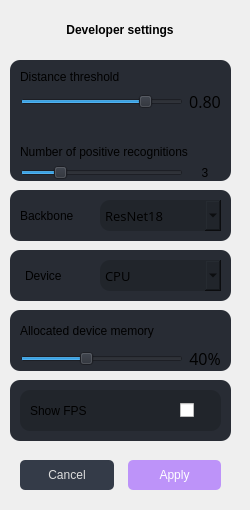
                        <widget class="QWidget" name="for_developers">
                         <widget class="QLabel" name="label_19">
                          <property name="geometry">
                           <rect>
                            <x>0</x>
                            <y>0</y>
                            <width>240</width>
                            <height>61</height>
                           </rect>
                          </property>
                          <property name="styleSheet">
                           <string notr="true">font: 14pt &quot;Open Sans&quot;;
</string>
                          </property>
                          <property name="text">
                           <string>&lt;html&gt;&lt;head/&gt;&lt;body&gt;&lt;p&gt;&lt;span style=&quot; font-weight:600;&quot;&gt;Developer settings&lt;/span&gt;&lt;/p&gt;&lt;/body&gt;&lt;/html&gt;</string>
                          </property>
                          <property name="scaledContents">
                           <bool>false</bool>
                          </property>
                          <property name="alignment">
                           <set>Qt::AlignCenter</set>
                          </property>
                          <property name="wordWrap">
                           <bool>true</bool>
                          </property>
                          <property name="margin">
                           <number>15</number>
                          </property>
                          <property name="openExternalLinks">
                           <bool>false</bool>
                          </property>
                         </widget>
                         <widget class="QWidget" name="layoutWidget_2">
                          <property name="geometry">
                           <rect>
                            <x>0</x>
                            <y>440</y>
                            <width>241</width>
                            <height>61</height>
                           </rect>
                          </property>
                          <layout class="QHBoxLayout" name="horizontalLayout_15" stretch="1,1">
                           <property name="spacing">
                            <number>14</number>
                           </property>
                           <property name="leftMargin">
                            <number>20</number>
                           </property>
                           <property name="topMargin">
                            <number>10</number>
                           </property>
                           <property name="rightMargin">
                            <number>20</number>
                           </property>
                           <item>
                            <widget class="QPushButton" name="dev_setting_cancel">
                             <property name="sizePolicy">
                              <sizepolicy hsizetype="Preferred" vsizetype="Fixed">
                               <horstretch>0</horstretch>
                               <verstretch>0</verstretch>
                              </sizepolicy>
                             </property>
                             <property name="minimumSize">
                              <size>
                               <width>80</width>
                               <height>30</height>
                              </size>
                             </property>
                             <property name="layoutDirection">
                              <enum>Qt::LeftToRight</enum>
                             </property>
                             <property name="autoFillBackground">
                              <bool>false</bool>
                             </property>
                             <property name="styleSheet">
                              <string notr="true">QPushButton {
background-color: rgb(52, 59, 72);
color: rgb(221, 221, 221);
border-radius: 5px;
padding: 5px 10px;
border: none;
text-align: center;
}

QPushButton:hover {
background-color: rgb(57, 65, 80);
}

QPushButton:pressed {
background-color: rgb(33, 37, 43);
}</string>
                             </property>
                             <property name="text">
                              <string>Cancel</string>
                             </property>
                            </widget>
                           </item>
                           <item>
                            <widget class="QPushButton" name="dev_setting_apply">
                             <property name="sizePolicy">
                              <sizepolicy hsizetype="Preferred" vsizetype="Fixed">
                               <horstretch>0</horstretch>
                               <verstretch>0</verstretch>
                              </sizepolicy>
                             </property>
                             <property name="minimumSize">
                              <size>
                               <width>80</width>
                               <height>30</height>
                              </size>
                             </property>
                             <property name="styleSheet">
                              <string notr="true">/* Кнопка подтверждения (OK) */
QPushButton {
background-color: rgb(189, 147, 249);
color: rgb(255, 255, 255);
border-radius: 5px;
padding: 5px 10px;
border: none;
text-align: center;
}
QPushButton:hover {
background-color: rgb(164, 118, 233);
}

QPushButton:pressed {
background-color: rgb(139, 88, 217);
}</string>
                             </property>
                             <property name="text">
                              <string>Apply</string>
                             </property>
                            </widget>
                           </item>
                          </layout>
                         </widget>
                         <widget class="QWidget" name="widget" native="true">
                          <property name="geometry">
                           <rect>
                            <x>10</x>
                            <y>60</y>
                            <width>221</width>
                            <height>121</height>
                           </rect>
                          </property>
                          <property name="styleSheet">
                           <string notr="true">border-radius: 10px;
background-color: rgb(40, 44, 52);</string>
                          </property>
                          <widget class="QWidget" name="layoutWidget">
                           <property name="geometry">
                            <rect>
                             <x>10</x>
                             <y>10</y>
                             <width>201</width>
                             <height>110</height>
                            </rect>
                           </property>
                           <layout class="QGridLayout" name="gridLayout_8">
                            <item row="4" column="1">
                             <widget class="QLabel" name="dev_setting_number_lbl">
                              <property name="styleSheet">
                               <string notr="true">font: 12pt &quot;Open Sans&quot;;</string>
                              </property>
                              <property name="text">
                               <string>3</string>
                              </property>
                              <property name="alignment">
                               <set>Qt::AlignCenter</set>
                              </property>
                             </widget>
                            </item>
                            <item row="2" column="0" colspan="2">
                             <spacer name="verticalSpacer_8">
                              <property name="orientation">
                               <enum>Qt::Vertical</enum>
                              </property>
                              <property name="sizeHint" stdset="0">
                               <size>
                                <width>20</width>
                                <height>40</height>
                               </size>
                              </property>
                             </spacer>
                            </item>
                            <item row="1" column="1">
                             <widget class="QLabel" name="dev_setting_distance_lbl">
                              <property name="font">
                               <font>
                                <family>Open Sans</family>
                                <pointsize>12</pointsize>
                                <weight>50</weight>
                                <italic>false</italic>
                                <bold>false</bold>
                               </font>
                              </property>
                              <property name="styleSheet">
                               <string notr="true">font: 12pt &quot;Open Sans&quot;;</string>
                              </property>
                              <property name="text">
                               <string>0.80</string>
                              </property>
                              <property name="alignment">
                               <set>Qt::AlignCenter</set>
                              </property>
                             </widget>
                            </item>
                            <item row="3" column="0" colspan="2">
                             <widget class="QLabel" name="label_16">
                              <property name="text">
                               <string>Number of positive recognitions</string>
                              </property>
                             </widget>
                            </item>
                            <item row="4" column="0">
                             <widget class="QSlider" name="dev_setting_number_slider">
                              <property name="maximumSize">
                               <size>
                                <width>170</width>
                                <height>16777215</height>
                               </size>
                              </property>
                              <property name="minimum">
                               <number>1</number>
                              </property>
                              <property name="maximum">
                               <number>10</number>
                              </property>
                              <property name="value">
                               <number>3</number>
                              </property>
                              <property name="orientation">
                               <enum>Qt::Horizontal</enum>
                              </property>
                             </widget>
                            </item>
                            <item row="1" column="0">
                             <widget class="QSlider" name="dev_setting_distance_slider">
                              <property name="maximumSize">
                               <size>
                                <width>170</width>
                                <height>16777215</height>
                               </size>
                              </property>
                              <property name="maximum">
                               <number>1000</number>
                              </property>
                              <property name="value">
                               <number>800</number>
                              </property>
                              <property name="orientation">
                               <enum>Qt::Horizontal</enum>
                              </property>
                             </widget>
                            </item>
                            <item row="0" column="0">
                             <widget class="QLabel" name="label_9">
                              <property name="text">
                               <string>Distance threshold</string>
                              </property>
                             </widget>
                            </item>
                           </layout>
                          </widget>
                         </widget>
                         <widget class="QWidget" name="widget_3" native="true">
                          <property name="geometry">
                           <rect>
                            <x>10</x>
                            <y>190</y>
                            <width>221</width>
                            <height>51</height>
                           </rect>
                          </property>
                          <property name="styleSheet">
                           <string notr="true">border-radius: 10px;
background-color: rgb(40, 44, 52);</string>
                          </property>
                          <widget class="QComboBox" name="dev_setting_backbone">
                           <property name="geometry">
                            <rect>
                             <x>90</x>
                             <y>10</y>
                             <width>121</width>
                             <height>31</height>
                            </rect>
                           </property>
                           <property name="font">
                            <font>
                             <family>Open Sans</family>
                             <pointsize>10</pointsize>
                             <weight>50</weight>
                             <italic>false</italic>
                             <bold>false</bold>
                            </font>
                           </property>
                           <property name="autoFillBackground">
                            <bool>false</bool>
                           </property>
                           <property name="styleSheet">
                            <string notr="true">background-color: rgb(33, 37, 43);</string>
                           </property>
                           <property name="iconSize">
                            <size>
                             <width>16</width>
                             <height>16</height>
                            </size>
                           </property>
                           <property name="frame">
                            <bool>true</bool>
                           </property>
                           <item>
                            <property name="text">
                             <string>ResNet18</string>
                            </property>
                           </item>
                           <item>
                            <property name="text">
                             <string>ResNet34</string>
                            </property>
                           </item>
                           <item>
                            <property name="text">
                             <string>ResNet50</string>
                            </property>
                           </item>
                           <item>
                            <property name="text">
                             <string>ResNet100</string>
                            </property>
                           </item>
                          </widget>
                          <widget class="QLabel" name="label_17">
                           <property name="geometry">
                            <rect>
                             <x>10</x>
                             <y>10</y>
                             <width>71</width>
                             <height>31</height>
                            </rect>
                           </property>
                           <property name="styleSheet">
                            <string notr="true">font: 11pt &quot;Open Sans&quot;;</string>
                           </property>
                           <property name="text">
                            <string>Backbone</string>
                           </property>
                          </widget>
                         </widget>
                         <widget class="QWidget" name="widget_4" native="true">
                          <property name="geometry">
                           <rect>
                            <x>10</x>
                            <y>250</y>
                            <width>221</width>
                            <height>51</height>
                           </rect>
                          </property>
                          <property name="styleSheet">
                           <string notr="true">border-radius: 10px;
background-color: rgb(40, 44, 52);</string>
                          </property>
                          <widget class="QComboBox" name="dev_setting_device">
                           <property name="geometry">
                            <rect>
                             <x>90</x>
                             <y>10</y>
                             <width>121</width>
                             <height>31</height>
                            </rect>
                           </property>
                           <property name="font">
                            <font>
                             <family>Open Sans</family>
                             <pointsize>10</pointsize>
                             <weight>50</weight>
                             <italic>false</italic>
                             <bold>false</bold>
                            </font>
                           </property>
                           <property name="autoFillBackground">
                            <bool>false</bool>
                           </property>
                           <property name="styleSheet">
                            <string notr="true">background-color: rgb(33, 37, 43);</string>
                           </property>
                           <property name="iconSize">
                            <size>
                             <width>16</width>
                             <height>16</height>
                            </size>
                           </property>
                           <property name="frame">
                            <bool>true</bool>
                           </property>
                           <item>
                            <property name="text">
                             <string>CPU</string>
                            </property>
                           </item>
                           <item>
                            <property name="text">
                             <string>GPU (CUDA)</string>
                            </property>
                           </item>
                          </widget>
                          <widget class="QLabel" name="label_20">
                           <property name="geometry">
                            <rect>
                             <x>15</x>
                             <y>10</y>
                             <width>71</width>
                             <height>31</height>
                            </rect>
                           </property>
                           <property name="styleSheet">
                            <string notr="true">font: 11pt &quot;Open Sans&quot;;</string>
                           </property>
                           <property name="text">
                            <string>Device</string>
                           </property>
                          </widget>
                         </widget>
                         <widget class="QWidget" name="widget_5" native="true">
                          <property name="geometry">
                           <rect>
                            <x>10</x>
                            <y>310</y>
                            <width>221</width>
                            <height>61</height>
                           </rect>
                          </property>
                          <property name="styleSheet">
                           <string notr="true">border-radius: 10px;
background-color: rgb(40, 44, 52);</string>
                          </property>
                          <widget class="QWidget" name="layoutWidget_3">
                           <property name="geometry">
                            <rect>
                             <x>10</x>
                             <y>10</y>
                             <width>201</width>
                             <height>50</height>
                            </rect>
                           </property>
                           <layout class="QGridLayout" name="gridLayout_9">
                            <item row="1" column="1">
                             <widget class="QLabel" name="dev_setting_gpu_memory_lbl">
                              <property name="font">
                               <font>
                                <family>Open Sans</family>
                                <pointsize>12</pointsize>
                                <weight>50</weight>
                                <italic>false</italic>
                                <bold>false</bold>
                               </font>
                              </property>
                              <property name="styleSheet">
                               <string notr="true">font: 12pt &quot;Open Sans&quot;;</string>
                              </property>
                              <property name="text">
                               <string>40%</string>
                              </property>
                              <property name="alignment">
                               <set>Qt::AlignCenter</set>
                              </property>
                             </widget>
                            </item>
                            <item row="1" column="0">
                             <widget class="QSlider" name="dev_setting_gpu_memory_slider">
                              <property name="enabled">
                               <bool>true</bool>
                              </property>
                              <property name="maximumSize">
                               <size>
                                <width>170</width>
                                <height>16777215</height>
                               </size>
                              </property>
                              <property name="styleSheet">
                               <string notr="true"/>
                              </property>
                              <property name="maximum">
                               <number>1000</number>
                              </property>
                              <property name="value">
                               <number>400</number>
                              </property>
                              <property name="orientation">
                               <enum>Qt::Horizontal</enum>
                              </property>
                             </widget>
                            </item>
                            <item row="0" column="0" colspan="2">
                             <widget class="QLabel" name="label_21">
                              <property name="text">
                               <string>Allocated device memory </string>
                              </property>
                             </widget>
                            </item>
                           </layout>
                          </widget>
                         </widget>
                         <widget class="QWidget" name="widget_6" native="true">
                          <property name="geometry">
                           <rect>
                            <x>10</x>
                            <y>380</y>
                            <width>221</width>
                            <height>61</height>
                           </rect>
                          </property>
                          <property name="styleSheet">
                           <string notr="true">border-radius: 10px;
background-color: rgb(40, 44, 52);</string>
                          </property>
                          <widget class="QLabel" name="label_22">
                           <property name="geometry">
                            <rect>
                             <x>20</x>
                             <y>10</y>
                             <width>71</width>
                             <height>41</height>
                            </rect>
                           </property>
                           <property name="styleSheet">
                            <string notr="true">font: 11pt &quot;Open Sans&quot;;
background-color: rgb(85, 170, 0, 0);</string>
                           </property>
                           <property name="text">
                            <string>Show FPS</string>
                           </property>
                          </widget>
                          <widget class="QWidget" name="widget_7" native="true">
                           <property name="geometry">
                            <rect>
                             <x>10</x>
                             <y>10</y>
                             <width>201</width>
                             <height>41</height>
                            </rect>
                           </property>
                           <property name="styleSheet">
                            <string notr="true">border-radius: 10px;
background-color: rgb(33, 37, 43);</string>
                           </property>
                           <widget class="QCheckBox" name="dev_setting_show_fps">
                            <property name="geometry">
                             <rect>
                              <x>160</x>
                              <y>0</y>
                              <width>131</width>
                              <height>41</height>
                             </rect>
                            </property>
                            <property name="styleSheet">
                             <string notr="true">background-color: rgb(255, 170, ,0,0);</string>
                            </property>
                            <property name="text">
                             <string/>
                            </property>
                           </widget>
                          </widget>
                          <zorder>widget_7</zorder>
                          <zorder>label_22</zorder>
                         </widget>
                         <zorder>widget_3</zorder>
                         <zorder>label_19</zorder>
                         <zorder>layoutWidget_2</zorder>
                         <zorder>widget</zorder>
                         <zorder>widget_4</zorder>
                         <zorder>widget_5</zorder>
                         <zorder>widget_6</zorder>
                        </widget>
